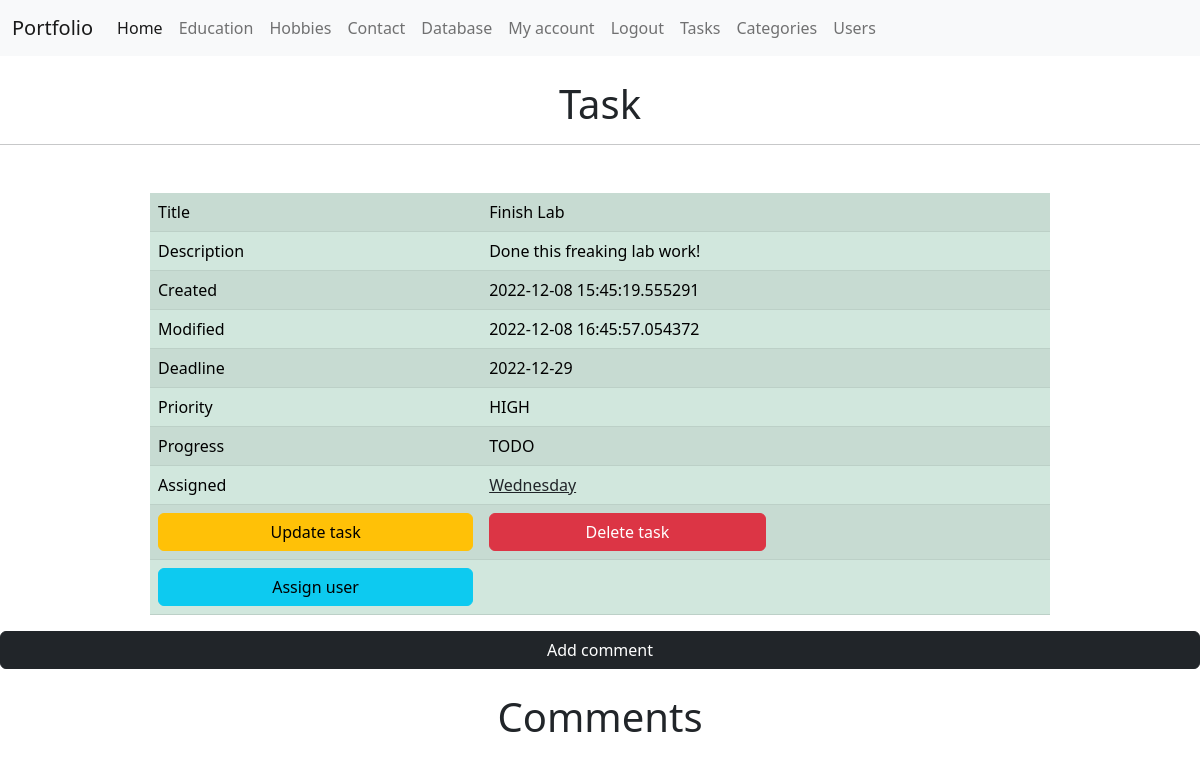
The page /task/2 (signed in) on the database its author committed.
### app/to_do/models.py (models this page shows, shortened)
class Task(db.Model):
    id = db.Column(db.Integer, primary_key=True, autoincrement=True)
    title = db.Column(db.String(120), nullable=False)
    description = db.Column(db.String(2000), nullable=True)
    created = db.Column(db.DateTime, default=datetime.now())
    modified = db.Column(db.DateTime, default=datetime.now, onupdate=datetime.now)
    deadline = db.Column(db.DateTime)
    priority = db.Column(db.Enum(Priority, values_callable=lambda x: [str(member.value) for member in Priority]))
    progress = db.Column(db.Enum(Progress, values_callable=lambda x: [str(member.value) for member in Progress]))
    owner_id = db.Column(db.Integer, db.ForeignKey('user.id'), nullable=False)
    category_id = db.Column(db.Integer, db.ForeignKey('category.id'))
    users = db.relationship('User', secondary=task_user, backref=db.backref('tasks', lazy='dynamic'), lazy='dynamic')
    comments = db.relationship('Comment', backref='tasks', lazy='dynamic')

### app/account/models.py (models this page shows, shortened)
class User(db.Model, UserMixin) :
    id = db.Column(db.Integer, primary_key=True)
    username = db.Column(db.String(20), unique=True, nullable=False)
    email = db.Column(db.String(120), unique=True, nullable=False)
    image_file = db.Column(db.String(20), nullable=False, default='default.jpg')
    about_me = db.Column(db.String(120), nullable=True)
    last_seen = db.Column(db.DateTime, default=now())
    password = db.Column(db.String(60), nullable=False)
    tasks_owned = db.relationship('Task', backref='owner', lazy='dynamic')
    comments = db.relationship('Comment', backref='users', lazy='dynamic')
    @property
    def password_hash(self):
        raise AttributeError('Is not readable')

### app/to_do/views.py (the view)
@to_do_bp.route('/task/<int:id>',methods=['GET', 'POST'])
@login_required
def task(id):
    task = Task.query.filter_by(id=id).first()
    task_detail = {
        'Title': task.title,
        'Description': task.description,
        'Created': task.created,
        'Modified': task.modified,
        'Deadline': task.deadline.date(),
        'Priority': task.priority,
        'Progress': task.progress
    }
    form = Taskform()
    form_comment = CommentForm()
    comments = Comment.query.filter_by(task_id=id).all()
    data = {
        'form_comment': form_comment,
        'comments': comments
    }
    return render_template('task.html', task_detail=task_detail,
                           id=task.id,
                           form=form,
                           assigned=task.users,
                           data=data,
                           user=current_user)

### app/account/models.py (called while the page is built)
@login_manager.user_loader
def user_loader(user_id):
    return User.query.get(int(user_id))

### app/to_do/forms.py (called while the page is built)
def get_category_list():
    return [(cat.id, cat.name) for cat in Category.query.all()]

### app/to_do/templates/to_do/task.html (shortened to what this page needs)
{% extends 'layout.html' %}
{% block name %}
<br>
<h1 class="text-center">Task</h1>
{% endblock %}
{% block body %}
<table class="table table-success table-striped w-75 mx-auto">
    <tbody>
        {% for label, text_data in task_detail.items() %}
        <tr>
            <td>{{ label }}</td>
            {% if label == "Priority" or label == "Progress" %}
            <td>{{ text_data.name }}</td>
            {% else %}
            <td>{{ text_data|safe }}</td>
            {% endif %}
        </tr>
        {% endfor %}
        <tr>
            <td>Assigned</td>
            <td>
                {% for user in assigned %}
                <div class="row">
                    <div class="col-2">
                        <a class="link-dark" href="{{ url_for('to_do.user_profile', user_id=user.id) }}">{{
                            user.username }}</a>
                    </div>
                    <div class="col-9"></div>
                </div>
                {% endfor %}
            </td>
        </tr>
        <tr>
            <td>
                <a class="btn btn-warning w-100" href="{{ url_for('to_do.task_update', id=id) }}">Update task</a>
            </td>
            <td>
                <a class="btn btn-danger w-50" href="{{ url_for('to_do.task_delete', id=id) }}">Delete task</a>
            </td>
        </tr>
        <tr>
            <td>
                <a class="btn btn-info w-100" href="{{ url_for('to_do.assign_user_task', task_id=id) }}">Assign user</a>
            </td>
            <td></td>
        </tr>
    </tbody>
</table>
<a class="btn btn-dark w-100" href="{{ url_for('to_do.add_comment', task_id=id) }}">Add comment</a><br><br>
<h1 class="w-100" style="text-align: center;">Comments</h1>
    {% endblock %}

### rows shown on the page
Task: label "Title", title "Finish Lab", label "Description", description "Done this freaking lab work!", task_detail "2022-12-08 15:45:19.555291" "2022-12-08 16:45:57.054372"
User: username "Wednesday"

### other values the page prints
{{ label }} "Created" "Modified" "Deadline" "Priority" "Progress"
{{ text_data|safe }} "2022-12-29"
{{ text_data.name }} "HIGH" "TODO"
